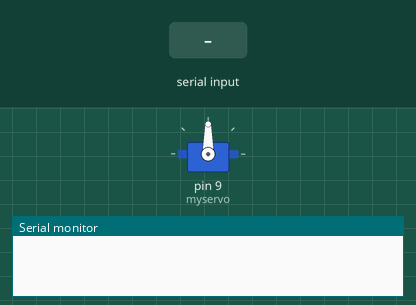
The sketch below on a simulated Arduino Uno, built with avr-gcc and run on an emulated ATmega328P. On the bench: servo, the last lines printed to the serial monitor. The inputs (shaded band) are chosen by the test bench.

Above: at 1.2 s.
1.3 s: "s90\n" received over Serial
At 2.5 s:
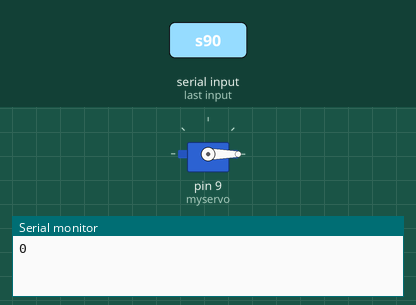
2.8 s: "s,45\n" received over Serial
At 3.8 s:
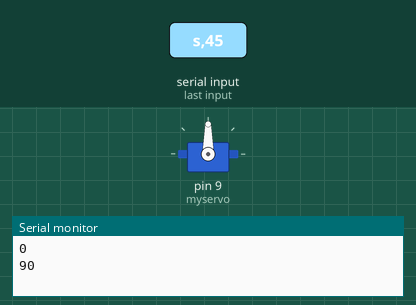
4.3 s: "s" received over Serial
At 5.0 s:
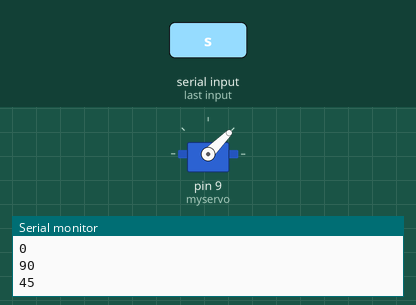
Timing chart, 0 to 7.3 s (numbered marks = the images above; inputs shaded):
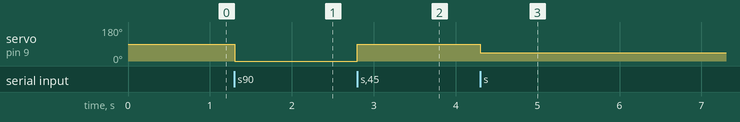

The sketch:

PennyComTest_2.ino
```cpp
#include <Servo.h>

Servo myservo;  // create servo object to control a servo
// twelve servo objects can be created on most boards

int pos = 0;    // variable to store the servo position
char incomingByte;  // variable to read incoming serial data

void setup() {
  myservo.attach(9);  // attaches the servo on pin 9 to the servo object
  Serial.begin(115200);
  pinMode(9,OUTPUT);
}

void loop() {
  if(Serial.available() > 0){
    incomingByte = Serial.read();
    if(incomingByte >= '0' && incomingByte <= '9'){
      pos = (pos * 10) + (incomingByte - '0');
    }
    else if(incomingByte == 's'){
      Serial.println(pos);
      myservo.write(pos);
      pos = 0;
    }
  }
}
```

Measured:
- after the input at 1.3 s, servo on pin 9 (myservo): 90° → 0° at once
- after the input at 2.8 s, servo on pin 9 (myservo): 0° → 90° at once
- after the input at 4.3 s, servo on pin 9 (myservo): 90° → 45° at once
